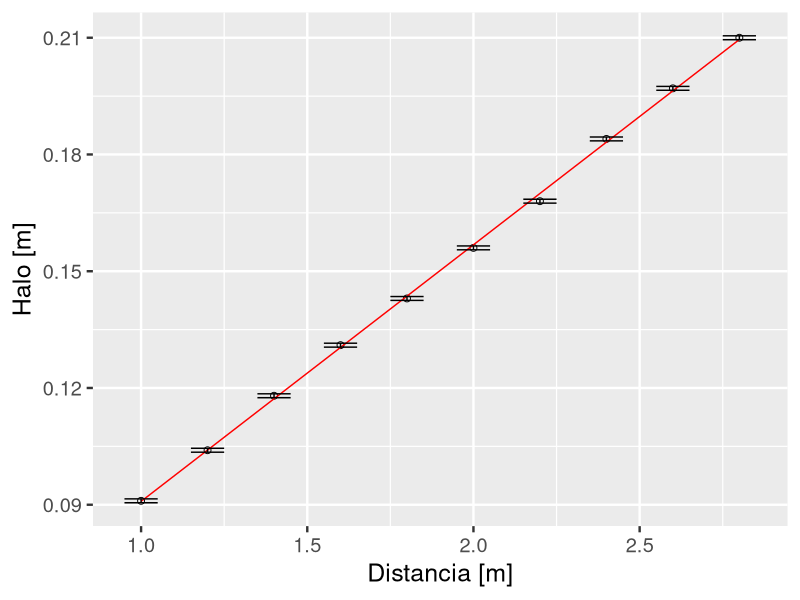
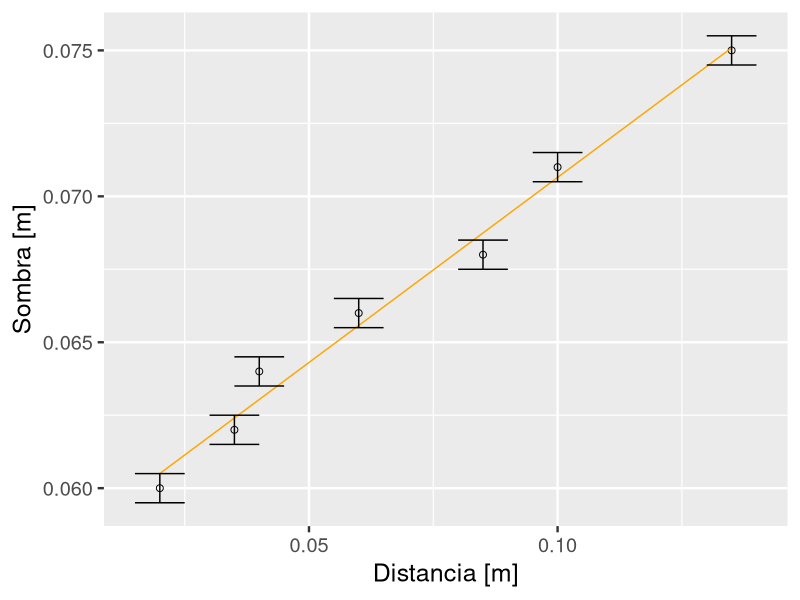

The R script that drew these images, in order:
## ANÁLISE DE DADOS DO EXPERIMENTO 1 DE F839-A (2S 2020)
## Autor: João Vitor Martins Fernandez
## Objetivo: dado um vetor de entrada de dados, o script cria um 
## dataframe e utiliza a função lm para fazer a regressão linear.
## As funções são para o plot dos gráficos
## Rodar as linhas 105 e 106 para os resultados da lente divergente
## Rodar as linhas 115 e 116 para os resultados da lente convergente

## ----- ENTRADA DE DADOS

# DADOS LENTE DIVERGENTE [m]
Halo <- c(0.091, 0.104, 0.118, 0.131, 0.143, 0.156, 0.168, 0.184, 0.197, 0.21)          # Halo eixo vertical
Distancia0 <- c(1.0, 1.2, 1.4, 1.6, 1.8, 2.0, 2.2, 2.4, 2.6, 2.8)                       # Considerando espessura do celular (1.5 cm = 0.015 m)
Distancia2 <- c(0.9850, 1.185, 1.385, 1.585, 1.785, 1.985, 2.185, 2.385, 2.585, 2.785)  # Descontando a espessura do celular
Erro.Halo <- c(0.0005,0.0005,0.0005,0.0005,0.0005,0.0005,0.0005,0.0005,0.0005,0.0005)   # Erro da régua usada para medir o halo / sombra

# Distância flash-lente --> d0 = 1 m 
# Largura verdical da lente --> a = (0.032 +- 0.05) m ~ armação grossa

# DADOS LENTE CONVERGENTE [m]
Sombra <- c(0.060, 0.062, 0.064, 0.066, 0.068, 0.071, 0.075 )
DistanciaZ <- c(0.020, 0.035, 0.040, 0.060, 0.085, 0.100, 0.135 )
Erro.Sombra <- c(0.0005,0.0005,0.0005,0.0005,0.0005,0.0005,0.0005)

# Largura verdical da lente, no centro  --> a = (0.036 +- 0.05) m ~ armação grossa

# CONVERSÃO EM DATAFRAME PARA A ANÁLISE
Dados.Divg <- data.frame(Distancia2,Halo,Erro.Halo)
Dados.Conv <- data.frame(DistanciaZ,Sombra,Erro.Sombra)

## ----- FUNCOES PARA LINEARIZACAO

# LENTE DIVERGENTE
Divg.Lin <- function(dados){
  
  divg <- lm(Halo ~ I(Distancia0), 
             data = dados, 
             weights = 1/(Erro.Halo)^2)  # Incerteza
  
  red.pred <- predict(divg)
  
  return(list(fit = divg, red.pred = red.pred))
}

# LENTE CONVERGENTE
Conv.Lin <- function(dados){
  
  conv <- lm(Sombra ~ I(DistanciaZ), 
             data = dados,
             weights = 1/(Erro.Sombra)^2)  # Incerteza
  
  red.pred <- predict(conv)
  
  return(list(fit = conv, red.pred = red.pred))
}

## ----- AJUSTE

# CHAMADA DA FUNÇÃO
Divg.fit <- Divg.Lin(Dados.Divg)  
Conv.fit <- Conv.Lin(Dados.Conv)

## ----- FUNCOES PARA PLOTAR OS GRAFICOS
library(ggplot2)

# LENTE DIVERGENTE
plot.Divg <- function(dados,ajuste,
                      rotuloX = "Distancia [m]",
                      rotuloY = "Halo [m]"){
  
  dados$ajuste <- ajuste$red.pred
  
  gr <- ggplot(data = dados, aes(x = Distancia0, y = Halo))
  gr <- gr + geom_point(aes(x = Distancia0, y = Halo), size = 2, shape = 1)
  gr <- gr + geom_line(aes(x = Distancia0, y = ajuste), colour = "red")
  gr <- gr + labs(x = rotuloX, y = rotuloY)
  gr <- gr + theme_gray(base_size = 18)
  gr <- gr + geom_errorbar(aes(ymin = Halo - 0.0005, ymax = Halo + 0.0005), width=.1)
  
  return (gr)
}

# Lente CONVERGENTE
plot.Conv <- function(dados,ajuste,
                      rotuloX = "Distancia [m]",
                      rotuloY = "Sombra [m]"){
  
  dados$ajuste <- ajuste$red.pred
  
  gr <- ggplot(data = dados, aes(x = DistanciaZ, y = Sombra))
  gr <- gr + geom_point(aes(x = DistanciaZ, y = Sombra), size = 2, shape = 1)
  gr <- gr + geom_line(aes(x = DistanciaZ, y = ajuste), colour = "orange")
  gr <- gr + labs(x = rotuloX, y = rotuloY)
  gr <- gr + theme_gray(base_size = 18)
  gr <- gr + geom_errorbar(aes(ymin = Sombra - 0.0005, ymax = Sombra + 0.0005), width = 0.01)
  
  return (gr)
}

## ----- PLOT DOS GRÁFICOS E RESULTADOS
Grafico.Lente.Divg <- plot.Divg(Dados.Divg, Divg.fit)
Grafico.Lente.Conv <- plot.Conv(Dados.Conv, Conv.fit)

# LENTE DIVERGENTE  ---> D = (1/d0 - (I(Distancia2))/a)
Grafico.Lente.Divg
summary(Divg.fit$fit) 

# d0 = 1 m, a = (0.032 +- 0.005) m
# coef. linear: Intercept = (0.026 +- 0.001)
# coef. angular: I(Distancia2) = (0.0659 +- 0.0005)
# Propagação de erro: Err.Divg = sqrt((0.0005/0.032)^2 + ((0.0659*0.005)/(0.032)^2)^2)) = 0.322 ~ 0.3
# RESULTADO: D = - 1.060606 --> D = - 1.1 +- 0.3 ~ (D = - 1.00)

# LENTE CONVERGENTE  ---> D = (I(DistanciaZ))/a
Grafico.Lente.Conv
summary(Conv.fit$fit) 

# a = (0.036 +- 0.005) m
# coef. linear: I(Distancia2) = (0.0659 +- 0.0005)
# coef. angular: Intercept = (0.058 +- 0.001)
# Propagação de erro: Err.Conv = sqrt((0.007/0.036)^2 + ((0.127*0.005)/(0.036)^2)^2) = 0.527 ~ 0.5
# RESULTADO: D = 3.527778 --> D = 3.5 +- 0.4 ~ (D = 3.0)
